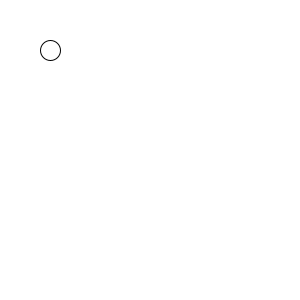
Frame 1 (no input)
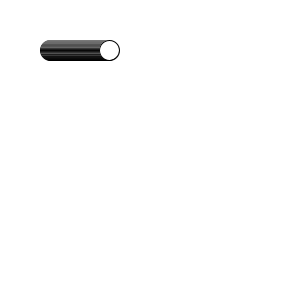
Frame 60 (the mouse pressed at the canvas centre just before this capture)
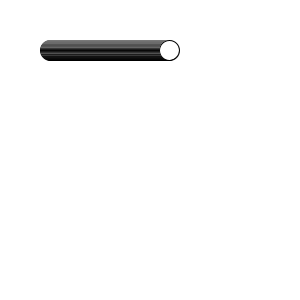
Frame 120 (the mouse held since frame 60 and released just before this capture)

The Processing sketch that drew these frames (run headless with seeded random() and noise(); from frame 60 on, the mouse is pressed at the canvas centre):

// Processing sketch: ex8_slide_circle
// ── ex8_slide_circle.pde
/* circle slides across the screen
 * notice how the trail of previous
 * circles stays on the screen
 */
int x = 50;

void setup() {
  size(300,300);
  background(255);
}

void draw() {
  ellipse(x,50,20,20);
  x = x + 1;
}
 
